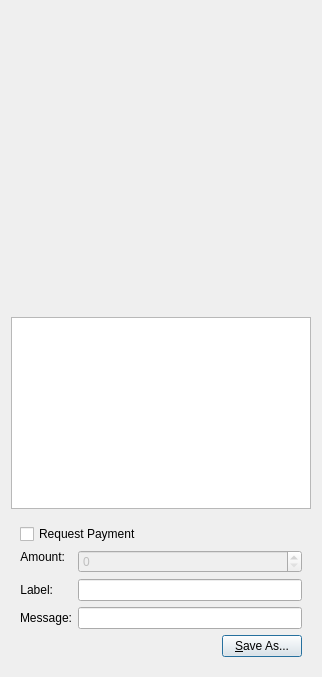
<?xml version="1.0" encoding="UTF-8"?>
<ui version="4.0">
 <class>QRCodeDialog</class>
 <widget class="QDialog" name="QRCodeDialog">
  <property name="CACAmetry">
   <rect>
    <x>0</x>
    <y>0</y>
    <width>340</width>
    <height>530</height>
   </rect>
  </property>
  <property name="windowTitle">
   <string>QR Code Dialog</string>
  </property>
  <layout class="QVBoxLayout" name="verticalLayout_3">
   <item>
    <widget class="QLabel" name="lblQRCode">
     <property name="sizePolicy">
      <sizepolicy hsizetype="Expanding" vsizetype="Expanding">
       <horstretch>0</horstretch>
       <verstretch>0</verstretch>
      </sizepolicy>
     </property>
     <property name="minimumSize">
      <size>
       <width>300</width>
       <height>300</height>
      </size>
     </property>
     <property name="textFormat">
      <enum>Qt::PlainText</enum>
     </property>
     <property name="alignment">
      <set>Qt::AlignCenter</set>
     </property>
     <property name="wordWrap">
      <bool>true</bool>
     </property>
    </widget>
   </item>
   <item>
    <widget class="QPlainTextEdit" name="outUri">
     <property name="sizePolicy">
      <sizepolicy hsizetype="Expanding" vsizetype="Minimum">
       <horstretch>0</horstretch>
       <verstretch>0</verstretch>
      </sizepolicy>
     </property>
     <property name="minimumSize">
      <size>
       <width>0</width>
       <height>50</height>
      </size>
     </property>
     <property name="tabChangesFocus">
      <bool>true</bool>
     </property>
     <property name="textInteractionFlags">
      <set>Qt::TextSelectableByKeyboard|Qt::TextSelectableByMouse</set>
     </property>
    </widget>
   </item>
   <item>
    <widget class="QWidget" name="widget" native="true">
     <layout class="QVBoxLayout" name="verticalLayout_2">
      <item>
       <widget class="QCheckBox" name="chkReqPayment">
        <property name="enabled">
         <bool>true</bool>
        </property>
        <property name="text">
         <string>Request Payment</string>
        </property>
       </widget>
      </item>
      <item>
       <layout class="QFormLayout" name="formLayout">
        <property name="fieldGrowthPolicy">
         <enum>QFormLayout::AllNonFixedFieldsGrow</enum>
        </property>
        <item row="1" column="0">
         <widget class="QLabel" name="lblLabel">
          <property name="text">
           <string>Label:</string>
          </property>
          <property name="textFormat">
           <enum>Qt::PlainText</enum>
          </property>
          <property name="alignment">
           <set>Qt::AlignRight|Qt::AlignTrailing|Qt::AlignVCenter</set>
          </property>
          <property name="buddy">
           <cstring>lnLabel</cstring>
          </property>
         </widget>
        </item>
        <item row="1" column="1">
         <widget class="QLineEdit" name="lnLabel"/>
        </item>
        <item row="2" column="0">
         <widget class="QLabel" name="lblMessage">
          <property name="text">
           <string>Message:</string>
          </property>
          <property name="textFormat">
           <enum>Qt::PlainText</enum>
          </property>
          <property name="alignment">
           <set>Qt::AlignRight|Qt::AlignTrailing|Qt::AlignVCenter</set>
          </property>
          <property name="buddy">
           <cstring>lnMessage</cstring>
          </property>
         </widget>
        </item>
        <item row="2" column="1">
         <widget class="QLineEdit" name="lnMessage"/>
        </item>
        <item row="0" column="0">
         <widget class="QLabel" name="lblAmount">
          <property name="sizePolicy">
           <sizepolicy hsizetype="Preferred" vsizetype="Maximum">
            <horstretch>0</horstretch>
            <verstretch>0</verstretch>
           </sizepolicy>
          </property>
          <property name="text">
           <string>Amount:</string>
          </property>
          <property name="textFormat">
           <enum>Qt::PlainText</enum>
          </property>
          <property name="alignment">
           <set>Qt::AlignRight|Qt::AlignTrailing|Qt::AlignVCenter</set>
          </property>
          <property name="buddy">
           <cstring>lnReqAmount</cstring>
          </property>
         </widget>
        </item>
        <item row="0" column="1">
         <widget class="BitcoinAmountField" name="lnReqAmount">
          <property name="enabled">
           <bool>false</bool>
          </property>
          <property name="minimumSize">
           <size>
            <width>80</width>
            <height>0</height>
           </size>
          </property>
         </widget>
        </item>
       </layout>
      </item>
      <item>
       <layout class="QHBoxLayout" name="horizontalLayout">
        <item>
         <spacer name="horizontalSpacer">
          <property name="orientation">
           <enum>Qt::Horizontal</enum>
          </property>
          <property name="sizeHint" stdset="0">
           <size>
            <width>40</width>
            <height>20</height>
           </size>
          </property>
         </spacer>
        </item>
        <item>
         <widget class="QPushButton" name="btnSaveAs">
          <property name="text">
           <string>&amp;Save As...</string>
          </property>
         </widget>
        </item>
       </layout>
      </item>
     </layout>
    </widget>
   </item>
  </layout>
 </widget>
 <customwidgets>
  <customwidget>
   <class>BitcoinAmountField</class>
   <extends>QSpinBox</extends>
   <header>bitcoinamountfield.h</header>
  </customwidget>
 </customwidgets>
 <resources/>
 <connections>
  <connection>
   <sender>chkReqPayment</sender>
   <signal>clicked(bool)</signal>
   <receiver>lnReqAmount</receiver>
   <slot>setEnabled(bool)</slot>
   <hints>
    <hint type="sourcelabel">
     <x>92</x>
     <y>285</y>
    </hint>
    <hint type="destinationlabel">
     <x>98</x>
     <y>311</y>
    </hint>
   </hints>
  </connection>
 </connections>
</ui>
